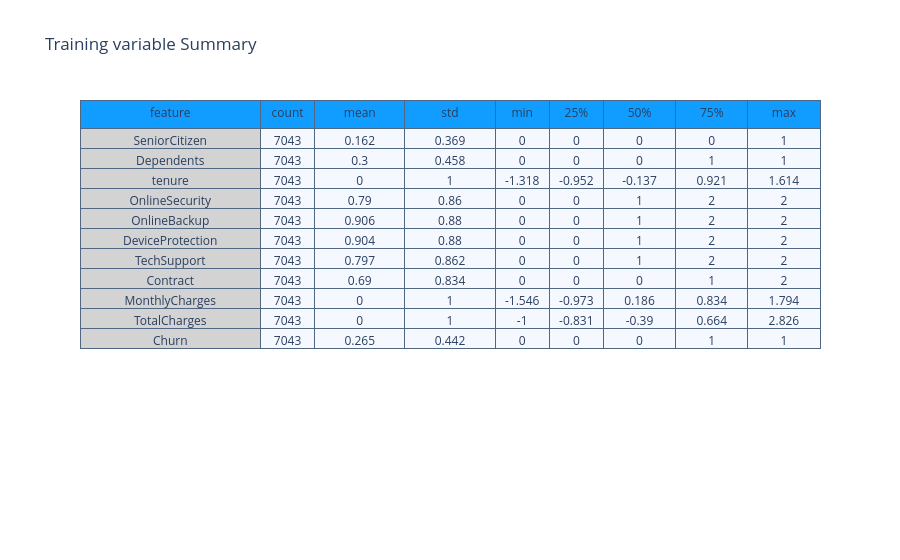

The code cell stored with this chart in its notebook:
### Code cell
summary = (df[[i for i in df.columns]].
           describe().transpose().reset_index())

summary = summary.rename(columns = {"index" : "feature"})
summary = np.around(summary,3)

val_lst = [summary['feature'], summary['count'],
           summary['mean'],summary['std'],
           summary['min'], summary['25%'],
           summary['50%'], summary['75%'], summary['max']]

trace  = go.Table(header = dict(values = summary.columns.tolist(),
                                line = dict(color = ['#506784']),
                                fill = dict(color = ['#119DFF']),
                               ),
                  cells  = dict(values = val_lst,
                                line = dict(color = ['#506784']),
                                fill = dict(color = ["lightgrey",'#F5F8FF'])
                               ),
                  columnwidth = [200,60,100,100,60,60,80,80,80])
layout = go.Layout(dict(title = "Training variable Summary"))
figure = go.Figure(data=[trace],layout=layout)
py.iplot(figure)

### Figure 1 — Plotly figure (JSON) as saved in the notebook; plotly's stock layout.template omitted (floating-point values rounded to 4 significant figures)
{"data": [{"cells": {"fill": {"color": ["lightgrey", "#F5F8FF"]}, "line": {"color": ["#506784"]}, "values": [["SeniorCitizen", "Dependents", "tenure", "OnlineSecurity", "OnlineBackup", "DeviceProtection", "TechSupport", "Contract", "MonthlyCharges", "TotalCharges", "Churn"], [7043, 7043, 7043, 7043, 7043, 7043, 7043, 7043, 7043, 7043, 7043], [0.162, 0.3, 0, 0.79, 0.906, 0.904, 0.797, 0.69, 0, 0, 0.265], [0.369, 0.458, 1, 0.86, 0.88, 0.88, 0.862, 0.834, 1, 1, 0.442], [0, 0, -1.318, 0, 0, 0, 0, 0, -1.546, -1, 0], [0, 0, -0.952, 0, 0, 0, 0, 0, -0.973, -0.831, 0], [0, 0, -0.137, 1, 1, 1, 1, 0, 0.186, -0.39, 0], [0, 1, 0.921, 2, 2, 2, 2, 1, 0.834, 0.664, 1], [1, 1, 1.614, 2, 2, 2, 2, 2, 1.794, 2.826, 1]]}, "columnwidth": [200, 60, 100, 100, 60, 60, 80, 80, 80], "header": {"fill": {"color": ["#119DFF"]}, "line": {"color": ["#506784"]}, "values": ["feature", "count", "mean", "std", "min", "25%", "50%", "75%", "max"]}, "type": "table"}], "layout": {"title": {"text": "Training variable Summary"}}}
